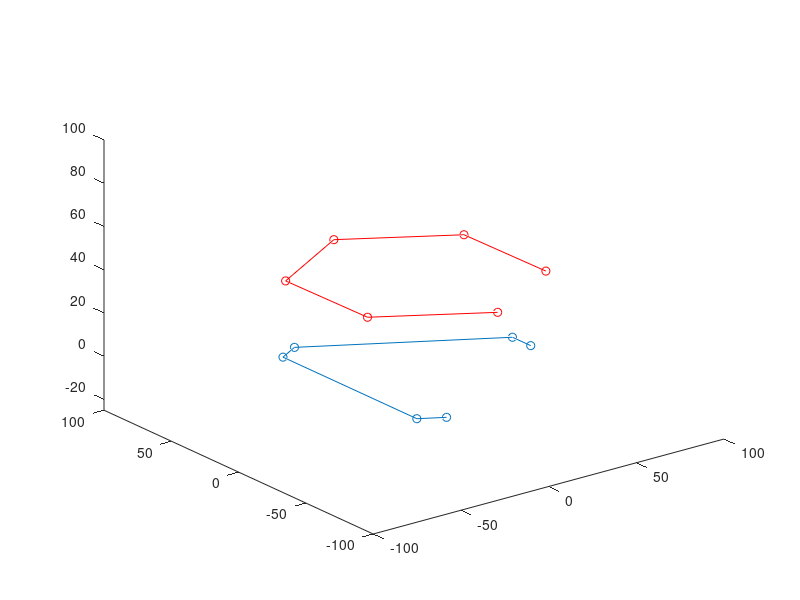

MATLAB code for this plot: (Note: this script raises an error after producing the figure.)
%% simulated_stewart_platform.m
% Stewart platform simulation without Arduino hardware

clc;
clear;
close all;

%% --- Parameters (same as original) ---
moveX = 1;
moveY = 1;
moveZ = 1;
DegY = 1;
DegZ = 1;

l_connecting_rod = 38.65;      %[mm]
r_sta_pivot = 61.71;           %[mm] Radius to stationary pivot points
d_horn_motor = 14.57;         %[mm] diameter of rotary motor
Horn_connecting_rod_distance = 3.85;
offset_angle = 0;

p3_theta_z = deg2rad([330 30 90 150 210 270]');
p1_theta_z = deg2rad([353.6875 6.3125 113.6875 126.3125 233.6875 246.3125]');
p1_x = r_sta_pivot*cos(p1_theta_z);
p1_y = r_sta_pivot*sin(p1_theta_z);
p1_z = zeros(6,1);

degreeX = 0;
degreeY = 0;
degreeZ = 0;

r_dyn_pivot = 59.51;           %[mm] Radius to dynamic pivot points
z_dynamic_home = 32.525;
x_translation = 0;             %[mm]
y_translation = 0;             %[mm]
z_translation = 10;            %[mm]

deviceNeutral = 512;           % Simulated analog mid-value
maxIter = 500;                 % Number of simulation steps

%% --- Create figure handles ---
fig1 = figure('Name','3D Stewart Platform','NumberTitle','off');
fig2 = figure('Name','Leg Lengths','NumberTitle','off');

%% --- Simulation loop (finite) ---
for iter = 1:maxIter
    % Exit if user closed the figure
    if ~ishandle(fig1)
        break;
    end

    % --- Simulate analogRead inputs as neutral (no manual change) ---
    val1 = deviceNeutral;
    val2 = deviceNeutral;
    val3 = deviceNeutral;
    val4 = deviceNeutral;
    val5 = deviceNeutral;

    % --- Auto-motion logic ---
    z_translation = z_translation + moveZ;
    if z_translation >= 10
        moveZ = -1;
    elseif z_translation <= -10
        moveZ = 1;
    end
    x_translation = x_translation + moveX;
    if x_translation >= 5
        moveX = -1;
    elseif x_translation <= -5
        moveX = 1;
    end
    degreeY = degreeY + DegY;
    if degreeY >= 10
        DegY = -1;
    elseif degreeY <= -10
        DegY = 1;
    end
    degreeZ = degreeZ + DegZ;
    if degreeZ >= 10
        DegZ = -1;
    elseif degreeZ <= -10
        DegZ = 1;
    end

    % --- Update rotations ---
    x_rotation = deg2rad(degreeX);
    y_rotation = deg2rad(degreeY);
    z_rotation = deg2rad(degreeZ);

    % --- Calculate dynamic pivot coordinates ---
    p3_x = r_dyn_pivot*cos(p3_theta_z).*cos(x_rotation).*cos(z_rotation) + ...
           r_dyn_pivot*sin(p3_theta_z).*(sin(x_rotation).*sin(y_rotation).*cos(z_rotation) - cos(x_rotation).*sin(z_rotation)) + x_translation;
    p3_y = r_dyn_pivot*cos(p3_theta_z).*cos(y_rotation).*sin(z_rotation) + ...
           r_dyn_pivot*sin(p3_theta_z).*(sin(x_rotation).*sin(y_rotation).*sin(z_rotation) + cos(x_rotation).*cos(z_rotation)) + y_translation;
    p3_z = -r_dyn_pivot*cos(p3_theta_z).*sin(y_rotation) + ...
           r_dyn_pivot*sin(p3_theta_z).*sin(x_rotation).*cos(z_rotation) + z_dynamic_home + z_translation;

    % --- Compute leg lengths and servo angles ---
    for i = 1:6
        lengths(i) = sqrt((p1_x(i)-p3_x(i))^2 + (p1_y(i)-p3_y(i))^2 + (p1_z(i)-p3_z(i))^2);
        flat_length = sqrt(l_connecting_rod^2 - Horn_connecting_rod_distance^2);
        ServoPos(i) = floor(acos(((d_horn_motor^2) - lengths(i)^2 + flat_length^2) / (lengths(i)*d_horn_motor*2)) * (180/pi) + offset_angle);
    end
    simServoAngles = ServoPos; % for inspection

    % --- Plotting 3D configuration ---
    figure(fig1);
    clf;
    plot3(p3_x, p3_y, p3_z, 'r-o', p1_x, p1_y, p1_z, '-o');
    axis([-100 100 -100 100 -25 100]);
    hold on;
    for i = 1:6
        [Lx, Ly, Lz] = threedim_line_coords2(i, p1_x, p1_y, p1_z, p3_x, p3_y, p3_z);
        plot3(Lx, Ly, Lz, 'g-');
    end
    hold off;
    title(sprintf('Step %d / %d', iter, maxIter));
    drawnow;

    % --- Bar plot of leg lengths ---
   % figure(fig2);
  %  clf;
   % bar(lengths);
    % axis([0.5 6.5 0 100]);
    % title('Leg Lengths');
    % drawnow;
end

%% Local function
function [A, B, C] = threedim_line_coords2(i, p1_x, p1_y, p1_z, p3_x, p3_y, p3_z)
    A = [p1_x(i), p3_x(i)];
    B = [p1_y(i), p3_y(i)];
    C = [p1_z(i), p3_z(i)];
end
